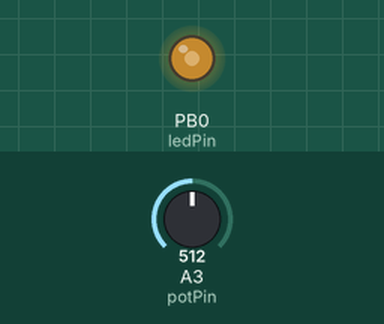
This sketch was run on a simulated ATtiny85, built with avr-gcc and run on an emulated ATtiny85. Parts: output pins drawn as LEDs (lit = HIGH). The inputs (shaded band) are chosen by the test bench; at power-on: A3 (potPin) = 512.

Above: at 1.2 s.
1.3 s: A3 (potPin) set to 716
At 2.3 s:
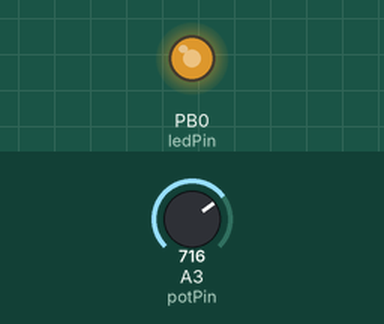
2.8 s: A3 (potPin) set to 900
At 3.6 s:
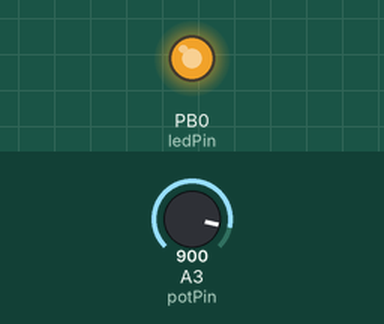
4.3 s: A3 (potPin) set to 122
At 4.6 s:
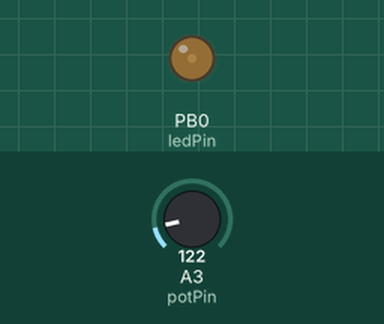
5.8 s: A3 (potPin) set to 0
At 7.0 s:
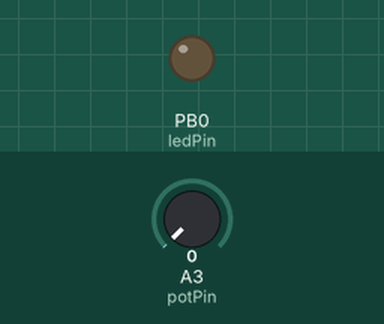
7.3 s: A3 (potPin) set to 511
At 8.2 s:
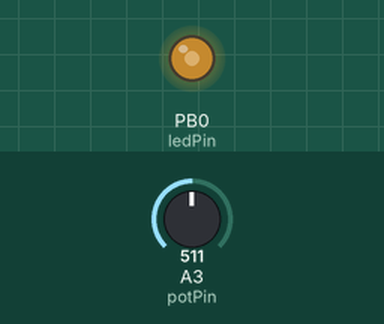
Timing chart, 0 to 9.8 s (numbered marks = the images above; inputs shaded):
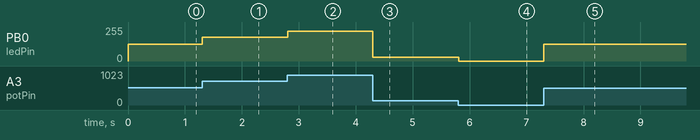

The sketch:

ATTINY85_Brightness.ino
```cpp
/*
 * Project: LED Brightness Control with ATtiny85
 * Author: Md Akhinoor Islam
 * ESE (Energy Science and Engineering), KUET
 * Description: Control LED brightness using potentiometer and ATtiny85
 */

const int potPin = A3; // Potentiometer analog pin
const int ledPin = 0;  // LED connected to PB0 (Pin 5)

void setup() {
  pinMode(ledPin, OUTPUT);
}

void loop() {
  int potValue = analogRead(potPin);            // Range: 0–1023
  int brightness = map(potValue, 0, 1023, 0, 255); // Map to PWM range
  analogWrite(ledPin, brightness);              // Adjust LED brightness
  delay(10); // Smooth update
}
```

Measured:
- after the input at 1.3 s, PB0 (ledPin): 127/255 → 178/255 at once
- after the input at 2.8 s, PB0 (ledPin): 178/255 → 224/255 at once
- after the input at 4.3 s, PB0 (ledPin): 224/255 → 30/255 at once
- after the input at 5.8 s, PB0 (ledPin): 30/255 → 0/255 at once
- after the input at 7.3 s, PB0 (ledPin): 0/255 → 127/255 at once
